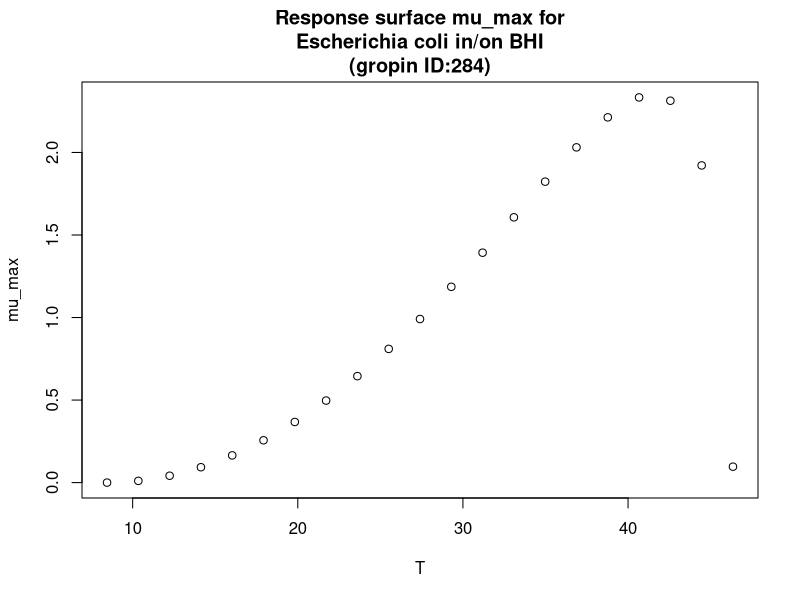

R code for this plot:
#############################
# start of Parameter script
#############################
T <- seq(8.44844,46.3536463536464,length.out=21)
#############################
# end of Parameter script
#############################
############################# 
# start of Model script Gropin ID 284 
#############################
 
# constant coefficients for this model
 
variables <- data.frame(T)
argumentsPar <- expand.grid(variables)
 
# heart of the model
response_surface <- function(T) {
   mumax <-(2.35*((T-8.44)^2)*(T-46.4))/((41.5-8.44)*((41.5-8.44)*(T-41.5)-(41.5-46.4)*(8.44+41.5-2*T)))

return(mumax=mumax)
} 

# output parameters
mumax <- cbind(argumentsPar,response_surface(argumentsPar['T']))
colnames(mumax) <- c(colnames(argumentsPar),'mumax')
#############################
# End of Model script
#############################
############################# 
# start of Visualisation script Gropin ID 284 
#############################
plot(T,mumax$mumax,
                          xlab='T',
                          ylab='mu_max',main='Response surface mu_max for
Escherichia coli in/on BHI
(gropin ID:284)')
#############################
# End of Visualisation script
#############################
